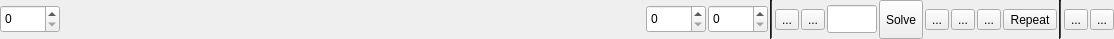
<?xml version="1.0" encoding="UTF-8"?>
<ui version="4.0">
 <class>NETimeline</class>
 <widget class="QWidget" name="NETimeline">
  <property name="geometry">
   <rect>
    <x>0</x>
    <y>0</y>
    <width>1114</width>
    <height>39</height>
   </rect>
  </property>
  <property name="sizePolicy">
   <sizepolicy hsizetype="Expanding" vsizetype="Preferred">
    <horstretch>0</horstretch>
    <verstretch>0</verstretch>
   </sizepolicy>
  </property>
  <property name="windowTitle">
   <string>Form</string>
  </property>
  <layout class="QHBoxLayout" name="horizontalLayout">
   <property name="spacing">
    <number>2</number>
   </property>
   <property name="leftMargin">
    <number>0</number>
   </property>
   <property name="topMargin">
    <number>0</number>
   </property>
   <property name="rightMargin">
    <number>0</number>
   </property>
   <property name="bottomMargin">
    <number>0</number>
   </property>
   <item>
    <widget class="QDoubleSpinBox" name="playbackStartSpinBox">
     <property name="sizePolicy">
      <sizepolicy hsizetype="Fixed" vsizetype="Fixed">
       <horstretch>0</horstretch>
       <verstretch>0</verstretch>
      </sizepolicy>
     </property>
     <property name="minimumSize">
      <size>
       <width>0</width>
       <height>28</height>
      </size>
     </property>
     <property name="maximumSize">
      <size>
       <width>60</width>
       <height>16777215</height>
      </size>
     </property>
     <property name="toolTip">
      <string>Start frame</string>
     </property>
     <property name="statusTip">
      <string>Start frame</string>
     </property>
     <property name="decimals">
      <number>0</number>
     </property>
     <property name="maximum">
      <double>100000.000000000000000</double>
     </property>
    </widget>
   </item>
   <item>
    <widget class="NETimelineWidget" name="timelineWidget" native="true">
     <property name="sizePolicy">
      <sizepolicy hsizetype="Expanding" vsizetype="Preferred">
       <horstretch>0</horstretch>
       <verstretch>0</verstretch>
      </sizepolicy>
     </property>
     <property name="minimumSize">
      <size>
       <width>500</width>
       <height>0</height>
      </size>
     </property>
     <property name="font">
      <font>
       <pointsize>7</pointsize>
      </font>
     </property>
     <property name="toolTip">
      <string/>
     </property>
    </widget>
   </item>
   <item>
    <widget class="QDoubleSpinBox" name="playbackEndSpinBox">
     <property name="sizePolicy">
      <sizepolicy hsizetype="Fixed" vsizetype="Fixed">
       <horstretch>0</horstretch>
       <verstretch>0</verstretch>
      </sizepolicy>
     </property>
     <property name="minimumSize">
      <size>
       <width>0</width>
       <height>28</height>
      </size>
     </property>
     <property name="maximumSize">
      <size>
       <width>60</width>
       <height>16777215</height>
      </size>
     </property>
     <property name="toolTip">
      <string>Stop playback at this frame</string>
     </property>
     <property name="statusTip">
      <string>Stop playback at this frame</string>
     </property>
     <property name="decimals">
      <number>0</number>
     </property>
     <property name="maximum">
      <double>100000.000000000000000</double>
     </property>
    </widget>
   </item>
   <item>
    <widget class="QDoubleSpinBox" name="maxFramesSpinBox">
     <property name="sizePolicy">
      <sizepolicy hsizetype="Fixed" vsizetype="Fixed">
       <horstretch>0</horstretch>
       <verstretch>0</verstretch>
      </sizepolicy>
     </property>
     <property name="minimumSize">
      <size>
       <width>0</width>
       <height>28</height>
      </size>
     </property>
     <property name="maximumSize">
      <size>
       <width>60</width>
       <height>16777215</height>
      </size>
     </property>
     <property name="toolTip">
      <string>Stop simulation at this frame</string>
     </property>
     <property name="statusTip">
      <string>Stop simulation at this frame</string>
     </property>
     <property name="decimals">
      <number>0</number>
     </property>
     <property name="maximum">
      <double>100000.000000000000000</double>
     </property>
    </widget>
   </item>
   <item>
    <widget class="Line" name="line_3">
     <property name="palette">
      <palette>
       <active>
        <colorrole role="WindowText">
         <brush brushstyle="SolidPattern">
          <color alpha="255">
           <red>255</red>
           <green>255</green>
           <blue>255</blue>
          </color>
         </brush>
        </colorrole>
        <colorrole role="Button">
         <brush brushstyle="SolidPattern">
          <color alpha="255">
           <red>50</red>
           <green>50</green>
           <blue>50</blue>
          </color>
         </brush>
        </colorrole>
        <colorrole role="Light">
         <brush brushstyle="SolidPattern">
          <color alpha="255">
           <red>75</red>
           <green>75</green>
           <blue>75</blue>
          </color>
         </brush>
        </colorrole>
        <colorrole role="Midlight">
         <brush brushstyle="SolidPattern">
          <color alpha="255">
           <red>62</red>
           <green>62</green>
           <blue>62</blue>
          </color>
         </brush>
        </colorrole>
        <colorrole role="Dark">
         <brush brushstyle="SolidPattern">
          <color alpha="255">
           <red>25</red>
           <green>25</green>
           <blue>25</blue>
          </color>
         </brush>
        </colorrole>
        <colorrole role="Mid">
         <brush brushstyle="SolidPattern">
          <color alpha="255">
           <red>33</red>
           <green>33</green>
           <blue>33</blue>
          </color>
         </brush>
        </colorrole>
        <colorrole role="Text">
         <brush brushstyle="SolidPattern">
          <color alpha="255">
           <red>255</red>
           <green>255</green>
           <blue>255</blue>
          </color>
         </brush>
        </colorrole>
        <colorrole role="BrightText">
         <brush brushstyle="SolidPattern">
          <color alpha="255">
           <red>255</red>
           <green>255</green>
           <blue>255</blue>
          </color>
         </brush>
        </colorrole>
        <colorrole role="ButtonText">
         <brush brushstyle="SolidPattern">
          <color alpha="255">
           <red>255</red>
           <green>255</green>
           <blue>255</blue>
          </color>
         </brush>
        </colorrole>
        <colorrole role="Base">
         <brush brushstyle="SolidPattern">
          <color alpha="255">
           <red>0</red>
           <green>0</green>
           <blue>0</blue>
          </color>
         </brush>
        </colorrole>
        <colorrole role="Window">
         <brush brushstyle="SolidPattern">
          <color alpha="255">
           <red>50</red>
           <green>50</green>
           <blue>50</blue>
          </color>
         </brush>
        </colorrole>
        <colorrole role="Shadow">
         <brush brushstyle="SolidPattern">
          <color alpha="255">
           <red>0</red>
           <green>0</green>
           <blue>0</blue>
          </color>
         </brush>
        </colorrole>
        <colorrole role="AlternateBase">
         <brush brushstyle="SolidPattern">
          <color alpha="255">
           <red>25</red>
           <green>25</green>
           <blue>25</blue>
          </color>
         </brush>
        </colorrole>
        <colorrole role="ToolTipBase">
         <brush brushstyle="SolidPattern">
          <color alpha="255">
           <red>255</red>
           <green>255</green>
           <blue>220</blue>
          </color>
         </brush>
        </colorrole>
        <colorrole role="ToolTipText">
         <brush brushstyle="SolidPattern">
          <color alpha="255">
           <red>0</red>
           <green>0</green>
           <blue>0</blue>
          </color>
         </brush>
        </colorrole>
       </active>
       <inactive>
        <colorrole role="WindowText">
         <brush brushstyle="SolidPattern">
          <color alpha="255">
           <red>255</red>
           <green>255</green>
           <blue>255</blue>
          </color>
         </brush>
        </colorrole>
        <colorrole role="Button">
         <brush brushstyle="SolidPattern">
          <color alpha="255">
           <red>50</red>
           <green>50</green>
           <blue>50</blue>
          </color>
         </brush>
        </colorrole>
        <colorrole role="Light">
         <brush brushstyle="SolidPattern">
          <color alpha="255">
           <red>75</red>
           <green>75</green>
           <blue>75</blue>
          </color>
         </brush>
        </colorrole>
        <colorrole role="Midlight">
         <brush brushstyle="SolidPattern">
          <color alpha="255">
           <red>62</red>
           <green>62</green>
           <blue>62</blue>
          </color>
         </brush>
        </colorrole>
        <colorrole role="Dark">
         <brush brushstyle="SolidPattern">
          <color alpha="255">
           <red>25</red>
           <green>25</green>
           <blue>25</blue>
          </color>
         </brush>
        </colorrole>
        <colorrole role="Mid">
         <brush brushstyle="SolidPattern">
          <color alpha="255">
           <red>33</red>
           <green>33</green>
           <blue>33</blue>
          </color>
         </brush>
        </colorrole>
        <colorrole role="Text">
         <brush brushstyle="SolidPattern">
          <color alpha="255">
           <red>255</red>
           <green>255</green>
           <blue>255</blue>
          </color>
         </brush>
        </colorrole>
        <colorrole role="BrightText">
         <brush brushstyle="SolidPattern">
          <color alpha="255">
           <red>255</red>
           <green>255</green>
           <blue>255</blue>
          </color>
         </brush>
        </colorrole>
        <colorrole role="ButtonText">
         <brush brushstyle="SolidPattern">
          <color alpha="255">
           <red>255</red>
           <green>255</green>
           <blue>255</blue>
          </color>
         </brush>
        </colorrole>
        <colorrole role="Base">
         <brush brushstyle="SolidPattern">
          <color alpha="255">
           <red>0</red>
           <green>0</green>
           <blue>0</blue>
          </color>
         </brush>
        </colorrole>
        <colorrole role="Window">
         <brush brushstyle="SolidPattern">
          <color alpha="255">
           <red>50</red>
           <green>50</green>
           <blue>50</blue>
          </color>
         </brush>
        </colorrole>
        <colorrole role="Shadow">
         <brush brushstyle="SolidPattern">
          <color alpha="255">
           <red>0</red>
           <green>0</green>
           <blue>0</blue>
          </color>
         </brush>
        </colorrole>
        <colorrole role="AlternateBase">
         <brush brushstyle="SolidPattern">
          <color alpha="255">
           <red>25</red>
           <green>25</green>
           <blue>25</blue>
          </color>
         </brush>
        </colorrole>
        <colorrole role="ToolTipBase">
         <brush brushstyle="SolidPattern">
          <color alpha="255">
           <red>255</red>
           <green>255</green>
           <blue>220</blue>
          </color>
         </brush>
        </colorrole>
        <colorrole role="ToolTipText">
         <brush brushstyle="SolidPattern">
          <color alpha="255">
           <red>0</red>
           <green>0</green>
           <blue>0</blue>
          </color>
         </brush>
        </colorrole>
       </inactive>
       <disabled>
        <colorrole role="WindowText">
         <brush brushstyle="SolidPattern">
          <color alpha="255">
           <red>25</red>
           <green>25</green>
           <blue>25</blue>
          </color>
         </brush>
        </colorrole>
        <colorrole role="Button">
         <brush brushstyle="SolidPattern">
          <color alpha="255">
           <red>50</red>
           <green>50</green>
           <blue>50</blue>
          </color>
         </brush>
        </colorrole>
        <colorrole role="Light">
         <brush brushstyle="SolidPattern">
          <color alpha="255">
           <red>75</red>
           <green>75</green>
           <blue>75</blue>
          </color>
         </brush>
        </colorrole>
        <colorrole role="Midlight">
         <brush brushstyle="SolidPattern">
          <color alpha="255">
           <red>62</red>
           <green>62</green>
           <blue>62</blue>
          </color>
         </brush>
        </colorrole>
        <colorrole role="Dark">
         <brush brushstyle="SolidPattern">
          <color alpha="255">
           <red>25</red>
           <green>25</green>
           <blue>25</blue>
          </color>
         </brush>
        </colorrole>
        <colorrole role="Mid">
         <brush brushstyle="SolidPattern">
          <color alpha="255">
           <red>33</red>
           <green>33</green>
           <blue>33</blue>
          </color>
         </brush>
        </colorrole>
        <colorrole role="Text">
         <brush brushstyle="SolidPattern">
          <color alpha="255">
           <red>25</red>
           <green>25</green>
           <blue>25</blue>
          </color>
         </brush>
        </colorrole>
        <colorrole role="BrightText">
         <brush brushstyle="SolidPattern">
          <color alpha="255">
           <red>255</red>
           <green>255</green>
           <blue>255</blue>
          </color>
         </brush>
        </colorrole>
        <colorrole role="ButtonText">
         <brush brushstyle="SolidPattern">
          <color alpha="255">
           <red>25</red>
           <green>25</green>
           <blue>25</blue>
          </color>
         </brush>
        </colorrole>
        <colorrole role="Base">
         <brush brushstyle="SolidPattern">
          <color alpha="255">
           <red>50</red>
           <green>50</green>
           <blue>50</blue>
          </color>
         </brush>
        </colorrole>
        <colorrole role="Window">
         <brush brushstyle="SolidPattern">
          <color alpha="255">
           <red>50</red>
           <green>50</green>
           <blue>50</blue>
          </color>
         </brush>
        </colorrole>
        <colorrole role="Shadow">
         <brush brushstyle="SolidPattern">
          <color alpha="255">
           <red>0</red>
           <green>0</green>
           <blue>0</blue>
          </color>
         </brush>
        </colorrole>
        <colorrole role="AlternateBase">
         <brush brushstyle="SolidPattern">
          <color alpha="255">
           <red>50</red>
           <green>50</green>
           <blue>50</blue>
          </color>
         </brush>
        </colorrole>
        <colorrole role="ToolTipBase">
         <brush brushstyle="SolidPattern">
          <color alpha="255">
           <red>255</red>
           <green>255</green>
           <blue>220</blue>
          </color>
         </brush>
        </colorrole>
        <colorrole role="ToolTipText">
         <brush brushstyle="SolidPattern">
          <color alpha="255">
           <red>0</red>
           <green>0</green>
           <blue>0</blue>
          </color>
         </brush>
        </colorrole>
       </disabled>
      </palette>
     </property>
     <property name="frameShadow">
      <enum>QFrame::Sunken</enum>
     </property>
     <property name="orientation">
      <enum>Qt::Vertical</enum>
     </property>
    </widget>
   </item>
   <item>
    <widget class="QToolButton" name="gotoStartButton">
     <property name="toolTip">
      <string>Initial frame</string>
     </property>
     <property name="statusTip">
      <string>Initial frame</string>
     </property>
     <property name="text">
      <string>...</string>
     </property>
     <property name="icon">
      <iconset resource="../../FDYN.qrc">
       <normaloff>:/Neutrino/Resources/22/media-skip-backward.png</normaloff>:/Neutrino/Resources/22/media-skip-backward.png</iconset>
     </property>
     <property name="iconSize">
      <size>
       <width>22</width>
       <height>22</height>
      </size>
     </property>
    </widget>
   </item>
   <item>
    <widget class="QToolButton" name="previousFrameButton">
     <property name="toolTip">
      <string>Previous frame</string>
     </property>
     <property name="statusTip">
      <string>Previous frame</string>
     </property>
     <property name="text">
      <string>...</string>
     </property>
     <property name="icon">
      <iconset resource="../../FDYN.qrc">
       <normaloff>:/Neutrino/Resources/22/media-prev.png</normaloff>:/Neutrino/Resources/22/media-prev.png</iconset>
     </property>
     <property name="iconSize">
      <size>
       <width>22</width>
       <height>22</height>
      </size>
     </property>
     <property name="autoRepeat">
      <bool>true</bool>
     </property>
    </widget>
   </item>
   <item>
    <widget class="QLineEdit" name="currentFrameLineEdit">
     <property name="sizePolicy">
      <sizepolicy hsizetype="Fixed" vsizetype="Fixed">
       <horstretch>0</horstretch>
       <verstretch>0</verstretch>
      </sizepolicy>
     </property>
     <property name="minimumSize">
      <size>
       <width>0</width>
       <height>28</height>
      </size>
     </property>
     <property name="maximumSize">
      <size>
       <width>50</width>
       <height>28</height>
      </size>
     </property>
     <property name="toolTip">
      <string>Current frame</string>
     </property>
     <property name="statusTip">
      <string>Current frame</string>
     </property>
    </widget>
   </item>
   <item>
    <widget class="QToolButton" name="simulateButton">
     <property name="sizePolicy">
      <sizepolicy hsizetype="Minimum" vsizetype="MinimumExpanding">
       <horstretch>0</horstretch>
       <verstretch>0</verstretch>
      </sizepolicy>
     </property>
     <property name="statusTip">
      <string>Enable/Disable solve mode</string>
     </property>
     <property name="text">
      <string>Solve</string>
     </property>
     <property name="icon">
      <iconset resource="../../FDYN.qrc">
       <normaloff>:/Neutrino/Resources/22/integrate-white.png</normaloff>
       <normalon>:/Neutrino/Resources/22/integrate-green.png</normalon>
       <disabledon>:/Neutrino/Resources/22/integrate-blue.png</disabledon>:/Neutrino/Resources/22/integrate-white.png</iconset>
     </property>
     <property name="iconSize">
      <size>
       <width>22</width>
       <height>22</height>
      </size>
     </property>
     <property name="checkable">
      <bool>true</bool>
     </property>
    </widget>
   </item>
   <item>
    <widget class="QToolButton" name="playButton">
     <property name="toolTip">
      <string>Start</string>
     </property>
     <property name="statusTip">
      <string>Start</string>
     </property>
     <property name="text">
      <string>...</string>
     </property>
     <property name="icon">
      <iconset resource="../../FDYN.qrc">
       <normaloff>:/Neutrino/Resources/22/media-playback-start.png</normaloff>
       <normalon>:/Neutrino/Resources/22/media-playback-pause-22.png</normalon>:/Neutrino/Resources/22/media-playback-start.png</iconset>
     </property>
     <property name="iconSize">
      <size>
       <width>22</width>
       <height>22</height>
      </size>
     </property>
     <property name="checkable">
      <bool>true</bool>
     </property>
     <property name="checked">
      <bool>false</bool>
     </property>
     <property name="autoRepeat">
      <bool>false</bool>
     </property>
    </widget>
   </item>
   <item>
    <widget class="QToolButton" name="nextFrameButton">
     <property name="toolTip">
      <string>Next frame</string>
     </property>
     <property name="statusTip">
      <string>Next frame</string>
     </property>
     <property name="text">
      <string>...</string>
     </property>
     <property name="icon">
      <iconset resource="../../FDYN.qrc">
       <normaloff>:/Neutrino/Resources/22/media-next.png</normaloff>:/Neutrino/Resources/22/media-next.png</iconset>
     </property>
     <property name="iconSize">
      <size>
       <width>22</width>
       <height>22</height>
      </size>
     </property>
     <property name="autoRepeat">
      <bool>true</bool>
     </property>
    </widget>
   </item>
   <item>
    <widget class="QToolButton" name="gotoEndButton">
     <property name="toolTip">
      <string>Final frame</string>
     </property>
     <property name="statusTip">
      <string>Final frame</string>
     </property>
     <property name="text">
      <string>...</string>
     </property>
     <property name="icon">
      <iconset resource="../../FDYN.qrc">
       <normaloff>:/Neutrino/Resources/22/media-skip-forward.png</normaloff>:/Neutrino/Resources/22/media-skip-forward.png</iconset>
     </property>
     <property name="iconSize">
      <size>
       <width>22</width>
       <height>22</height>
      </size>
     </property>
    </widget>
   </item>
   <item>
    <widget class="QToolButton" name="repeatButton">
     <property name="toolTip">
      <string>Enable/Disable playback repeat</string>
     </property>
     <property name="statusTip">
      <string>Enable/Disable playback repeat</string>
     </property>
     <property name="text">
      <string>Repeat</string>
     </property>
     <property name="icon">
      <iconset resource="../../FDYN.qrc">
       <normaloff>:/Neutrino/Resources/22/media-playlist-repeat.png</normaloff>:/Neutrino/Resources/22/media-playlist-repeat.png</iconset>
     </property>
     <property name="iconSize">
      <size>
       <width>22</width>
       <height>22</height>
      </size>
     </property>
     <property name="checkable">
      <bool>true</bool>
     </property>
    </widget>
   </item>
   <item>
    <widget class="Line" name="line">
     <property name="palette">
      <palette>
       <active>
        <colorrole role="WindowText">
         <brush brushstyle="SolidPattern">
          <color alpha="255">
           <red>255</red>
           <green>255</green>
           <blue>255</blue>
          </color>
         </brush>
        </colorrole>
        <colorrole role="Button">
         <brush brushstyle="SolidPattern">
          <color alpha="255">
           <red>50</red>
           <green>50</green>
           <blue>50</blue>
          </color>
         </brush>
        </colorrole>
        <colorrole role="Light">
         <brush brushstyle="SolidPattern">
          <color alpha="255">
           <red>75</red>
           <green>75</green>
           <blue>75</blue>
          </color>
         </brush>
        </colorrole>
        <colorrole role="Midlight">
         <brush brushstyle="SolidPattern">
          <color alpha="255">
           <red>62</red>
           <green>62</green>
           <blue>62</blue>
          </color>
         </brush>
        </colorrole>
        <colorrole role="Dark">
         <brush brushstyle="SolidPattern">
          <color alpha="255">
           <red>25</red>
           <green>25</green>
           <blue>25</blue>
          </color>
         </brush>
        </colorrole>
        <colorrole role="Mid">
         <brush brushstyle="SolidPattern">
          <color alpha="255">
           <red>33</red>
           <green>33</green>
           <blue>33</blue>
          </color>
         </brush>
        </colorrole>
        <colorrole role="Text">
         <brush brushstyle="SolidPattern">
          <color alpha="255">
           <red>255</red>
           <green>255</green>
           <blue>255</blue>
          </color>
         </brush>
        </colorrole>
        <colorrole role="BrightText">
         <brush brushstyle="SolidPattern">
          <color alpha="255">
           <red>255</red>
           <green>255</green>
           <blue>255</blue>
          </color>
         </brush>
        </colorrole>
        <colorrole role="ButtonText">
         <brush brushstyle="SolidPattern">
          <color alpha="255">
           <red>255</red>
           <green>255</green>
           <blue>255</blue>
          </color>
         </brush>
        </colorrole>
        <colorrole role="Base">
         <brush brushstyle="SolidPattern">
          <color alpha="255">
           <red>0</red>
           <green>0</green>
           <blue>0</blue>
          </color>
         </brush>
        </colorrole>
        <colorrole role="Window">
         <brush brushstyle="SolidPattern">
          <color alpha="255">
           <red>50</red>
           <green>50</green>
           <blue>50</blue>
          </color>
         </brush>
        </colorrole>
        <colorrole role="Shadow">
         <brush brushstyle="SolidPattern">
          <color alpha="255">
           <red>0</red>
           <green>0</green>
           <blue>0</blue>
          </color>
         </brush>
        </colorrole>
        <colorrole role="AlternateBase">
         <brush brushstyle="SolidPattern">
          <color alpha="255">
           <red>25</red>
           <green>25</green>
           <blue>25</blue>
          </color>
         </brush>
        </colorrole>
        <colorrole role="ToolTipBase">
         <brush brushstyle="SolidPattern">
          <color alpha="255">
           <red>255</red>
           <green>255</green>
           <blue>220</blue>
          </color>
         </brush>
        </colorrole>
        <colorrole role="ToolTipText">
         <brush brushstyle="SolidPattern">
          <color alpha="255">
           <red>0</red>
           <green>0</green>
           <blue>0</blue>
          </color>
         </brush>
        </colorrole>
       </active>
       <inactive>
        <colorrole role="WindowText">
         <brush brushstyle="SolidPattern">
          <color alpha="255">
           <red>255</red>
           <green>255</green>
           <blue>255</blue>
          </color>
         </brush>
        </colorrole>
        <colorrole role="Button">
         <brush brushstyle="SolidPattern">
          <color alpha="255">
           <red>50</red>
           <green>50</green>
           <blue>50</blue>
          </color>
         </brush>
        </colorrole>
        <colorrole role="Light">
         <brush brushstyle="SolidPattern">
          <color alpha="255">
           <red>75</red>
           <green>75</green>
           <blue>75</blue>
          </color>
         </brush>
        </colorrole>
        <colorrole role="Midlight">
         <brush brushstyle="SolidPattern">
          <color alpha="255">
           <red>62</red>
           <green>62</green>
           <blue>62</blue>
          </color>
         </brush>
        </colorrole>
        <colorrole role="Dark">
         <brush brushstyle="SolidPattern">
          <color alpha="255">
           <red>25</red>
           <green>25</green>
           <blue>25</blue>
          </color>
         </brush>
        </colorrole>
        <colorrole role="Mid">
         <brush brushstyle="SolidPattern">
          <color alpha="255">
           <red>33</red>
           <green>33</green>
           <blue>33</blue>
          </color>
         </brush>
        </colorrole>
        <colorrole role="Text">
         <brush brushstyle="SolidPattern">
          <color alpha="255">
           <red>255</red>
           <green>255</green>
           <blue>255</blue>
          </color>
         </brush>
        </colorrole>
        <colorrole role="BrightText">
         <brush brushstyle="SolidPattern">
          <color alpha="255">
           <red>255</red>
           <green>255</green>
           <blue>255</blue>
          </color>
         </brush>
        </colorrole>
        <colorrole role="ButtonText">
         <brush brushstyle="SolidPattern">
          <color alpha="255">
           <red>255</red>
           <green>255</green>
           <blue>255</blue>
          </color>
         </brush>
        </colorrole>
        <colorrole role="Base">
         <brush brushstyle="SolidPattern">
          <color alpha="255">
           <red>0</red>
           <green>0</green>
           <blue>0</blue>
          </color>
         </brush>
        </colorrole>
        <colorrole role="Window">
         <brush brushstyle="SolidPattern">
          <color alpha="255">
           <red>50</red>
           <green>50</green>
           <blue>50</blue>
          </color>
         </brush>
        </colorrole>
        <colorrole role="Shadow">
         <brush brushstyle="SolidPattern">
          <color alpha="255">
           <red>0</red>
           <green>0</green>
           <blue>0</blue>
          </color>
         </brush>
        </colorrole>
        <colorrole role="AlternateBase">
         <brush brushstyle="SolidPattern">
          <color alpha="255">
           <red>25</red>
           <green>25</green>
           <blue>25</blue>
          </color>
         </brush>
        </colorrole>
        <colorrole role="ToolTipBase">
         <brush brushstyle="SolidPattern">
          <color alpha="255">
           <red>255</red>
           <green>255</green>
           <blue>220</blue>
          </color>
         </brush>
        </colorrole>
        <colorrole role="ToolTipText">
         <brush brushstyle="SolidPattern">
          <color alpha="255">
           <red>0</red>
           <green>0</green>
           <blue>0</blue>
          </color>
         </brush>
        </colorrole>
       </inactive>
       <disabled>
        <colorrole role="WindowText">
         <brush brushstyle="SolidPattern">
          <color alpha="255">
           <red>25</red>
           <green>25</green>
           <blue>25</blue>
          </color>
         </brush>
        </colorrole>
        <colorrole role="Button">
         <brush brushstyle="SolidPattern">
          <color alpha="255">
           <red>50</red>
           <green>50</green>
           <blue>50</blue>
          </color>
         </brush>
        </colorrole>
        <colorrole role="Light">
         <brush brushstyle="SolidPattern">
          <color alpha="255">
           <red>75</red>
           <green>75</green>
           <blue>75</blue>
          </color>
         </brush>
        </colorrole>
        <colorrole role="Midlight">
         <brush brushstyle="SolidPattern">
          <color alpha="255">
           <red>62</red>
           <green>62</green>
           <blue>62</blue>
          </color>
         </brush>
        </colorrole>
        <colorrole role="Dark">
         <brush brushstyle="SolidPattern">
          <color alpha="255">
           <red>25</red>
           <green>25</green>
           <blue>25</blue>
          </color>
         </brush>
        </colorrole>
        <colorrole role="Mid">
         <brush brushstyle="SolidPattern">
          <color alpha="255">
           <red>33</red>
           <green>33</green>
           <blue>33</blue>
          </color>
         </brush>
        </colorrole>
        <colorrole role="Text">
         <brush brushstyle="SolidPattern">
          <color alpha="255">
           <red>25</red>
           <green>25</green>
           <blue>25</blue>
          </color>
         </brush>
        </colorrole>
        <colorrole role="BrightText">
         <brush brushstyle="SolidPattern">
          <color alpha="255">
           <red>255</red>
           <green>255</green>
           <blue>255</blue>
          </color>
         </brush>
        </colorrole>
        <colorrole role="ButtonText">
         <brush brushstyle="SolidPattern">
          <color alpha="255">
           <red>25</red>
           <green>25</green>
           <blue>25</blue>
          </color>
         </brush>
        </colorrole>
        <colorrole role="Base">
         <brush brushstyle="SolidPattern">
          <color alpha="255">
           <red>50</red>
           <green>50</green>
           <blue>50</blue>
          </color>
         </brush>
        </colorrole>
        <colorrole role="Window">
         <brush brushstyle="SolidPattern">
          <color alpha="255">
           <red>50</red>
           <green>50</green>
           <blue>50</blue>
          </color>
         </brush>
        </colorrole>
        <colorrole role="Shadow">
         <brush brushstyle="SolidPattern">
          <color alpha="255">
           <red>0</red>
           <green>0</green>
           <blue>0</blue>
          </color>
         </brush>
        </colorrole>
        <colorrole role="AlternateBase">
         <brush brushstyle="SolidPattern">
          <color alpha="255">
           <red>50</red>
           <green>50</green>
           <blue>50</blue>
          </color>
         </brush>
        </colorrole>
        <colorrole role="ToolTipBase">
         <brush brushstyle="SolidPattern">
          <color alpha="255">
           <red>255</red>
           <green>255</green>
           <blue>220</blue>
          </color>
         </brush>
        </colorrole>
        <colorrole role="ToolTipText">
         <brush brushstyle="SolidPattern">
          <color alpha="255">
           <red>0</red>
           <green>0</green>
           <blue>0</blue>
          </color>
         </brush>
        </colorrole>
       </disabled>
      </palette>
     </property>
     <property name="frameShadow">
      <enum>QFrame::Sunken</enum>
     </property>
     <property name="orientation">
      <enum>Qt::Vertical</enum>
     </property>
    </widget>
   </item>
   <item>
    <widget class="QToolButton" name="resetButton">
     <property name="toolTip">
      <string>Delete cached data</string>
     </property>
     <property name="statusTip">
      <string>Delete cached data</string>
     </property>
     <property name="text">
      <string>...</string>
     </property>
     <property name="icon">
      <iconset resource="../../FDYN.qrc">
       <normaloff>:/Neutrino/Resources/22/cache-clear22.png</normaloff>:/Neutrino/Resources/22/cache-clear22.png</iconset>
     </property>
     <property name="iconSize">
      <size>
       <width>22</width>
       <height>22</height>
      </size>
     </property>
    </widget>
   </item>
   <item>
    <widget class="QToolButton" name="preferences">
     <property name="toolTip">
      <string>Timeline settings</string>
     </property>
     <property name="statusTip">
      <string>Timeline settings</string>
     </property>
     <property name="text">
      <string>...</string>
     </property>
     <property name="icon">
      <iconset resource="../../FDYN.qrc">
       <normaloff>:/Neutrino/Resources/22/preferences-desktop.png</normaloff>:/Neutrino/Resources/22/preferences-desktop.png</iconset>
     </property>
     <property name="iconSize">
      <size>
       <width>22</width>
       <height>22</height>
      </size>
     </property>
    </widget>
   </item>
  </layout>
  <action name="actionSimulate">
   <property name="checkable">
    <bool>true</bool>
   </property>
   <property name="text">
    <string>Simulate</string>
   </property>
   <property name="toolTip">
    <string>Start simulating from the selected frame</string>
   </property>
  </action>
 </widget>
 <customwidgets>
  <customwidget>
   <class>NETimelineWidget</class>
   <extends>QWidget</extends>
   <header>Widgets/Timeline/NETimelineWidget.h</header>
   <container>1</container>
  </customwidget>
 </customwidgets>
 <resources>
  <include location="../../FDYN.qrc"/>
 </resources>
 <connections/>
</ui>
